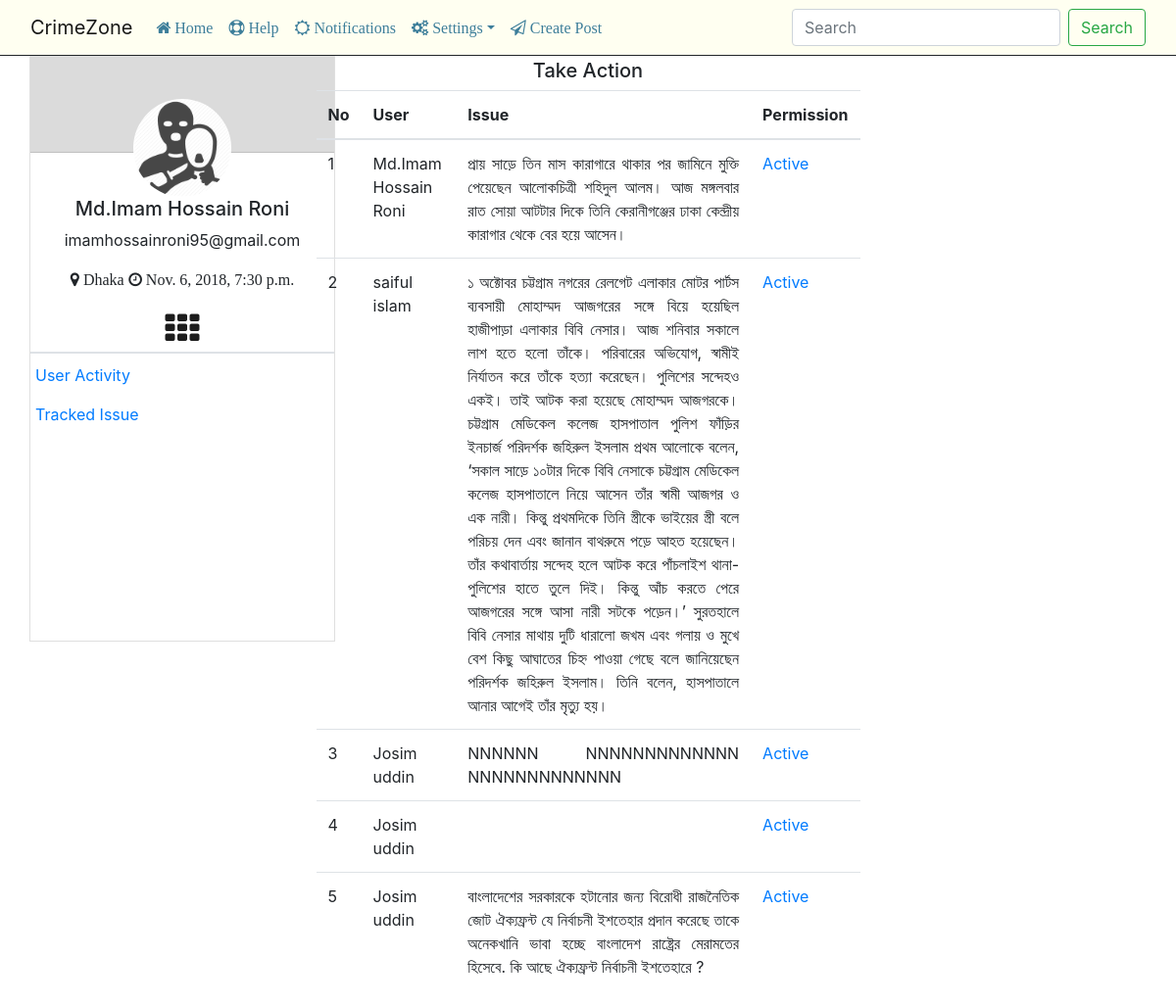
The page /action-posts/ (signed in) on the database its author committed.
### crimezone_app/models.py (models this page shows, shortened)
class UserProfile(models.Model):
    user = models.OneToOneField(User, on_delete=models.CASCADE)
    role = models.IntegerField(choices=ROLE_CHOICES, null=True, default=1)
    followers = models.ManyToManyField('UserProfile',
                                       related_name='followers_profile',
                                       blank=True)
    following = models.ManyToManyField('UserProfile',
                                       related_query_name='following_profile',
                                       blank=True)
    profile_pic = models.ImageField(upload_to='profile_image', null=True, blank=True)
    joining_time = models.DateTimeField(auto_now_add=True, auto_now=False)
    @property
    def name(self):
        try:
            return "{0} {1}".format(self.user.first_name, self.user.last_name)
        except Exception:
            return self.user.username

class CrimePost(models.Model):
    user_profile = models.ForeignKey(UserProfile,
                                     on_delete=models.PROTECT, null=True, blank=True)
    title = models.TextField( null=True,blank=True)
    images = models.ImageField(upload_to='post_images', null=True, blank=True)
    posted_on = models.DateTimeField(auto_now_add=True, auto_now=False)

### crimezone_app/views.py (the view)
# urls.py: path('action-posts/', views.action_post_view, name="post-view"),
def action_post_view(request):
    data = request.user.userprofile
    comment = Comment.objects
    context = {
        "data": data,
        'posts': CrimePost.objects.annotate(
            comment_count=Count('comment'), like_count=Count('like')
        ).filter(Q(comment_count__gt=1) | Q(like_count__gt=1)),
        'common_users': UserProfile.objects.filter(role=1)
    }
    return render(request, 'action.html', context)

### templates/action.html (shortened to what this page needs)
{% extends 'base.html' %}
{% load static %}
{% block profile %}
    <div class="col-md-3 left_sidebar">
        <div class="total-pp" id="user-profile">
            <div class="user-profile-background">
                <div class="user-profile-pp">
                    {% if data.user.profile_pic %}
                        <a href="/post"> <img src="{{ data.profile_pic.url }}"></a>
                    {% else %}
                        <img src="{% static  'image/fav.png' %}">
                    {% endif %}
                </div>
                <div class="user-pp" id="user-profile">
                    <h5 class="name">{{ data.name }} </h5>
                    <p class="email">{{ data.user.username }}</p>
                    <p class="fa fa-map-marker loc"> Dhaka</p>
                    <p class="fa fa-clock-o datetime"> {{ data.joining_time }}</p>
                </div>
                <div class="option">
                    <p><a class="fa fa-th menu userdetails" href="#" data-toggle="modal" data-target="#userdetails"
                          data-backdrop="static" data-keyboard="false"></a></p>
                </div>
                <div class="border"></div>
                <div class="other">
                        <p><a href="/report/">User Activity</a></p>
                        <p><a href="/action-posts/">Tracked Issue</a></p>
                </div>
            </div>
        </div>
    </div>
{% endblock %}
{% block content %}
<div class="col-md-6 main_content">
  <div class="userprofile">
    <h5 class="userprofiletitle">Take Action</h5>
    <div class="userinfotable">
     <table class="table">
      <thead>
        <tr>
        <th scope="col">No</th>
          <th scope="col">User</th>
            <th scope="col">Issue</th>
          <th scope="col">Permission</th>
        </tr>
      </thead>
      <tbody>
            {% for post  in posts %}
        <tr>
           <td> <script> document.write(x);</script></td>
          <td> {{ post.user_profile.name }}</td>
          <td>{{   post.title}}</td>
          <td>  <a href="#"
            data-user="{{ post.user_profile.pk }}" class=" deactive-btn">
             {% if post.user_profile.is_active %}
                 Deactive
             {% else %}
             Active
             {% endif %}
         </a></td>
        </tr>
        {% endfor %}
      </tbody>
    </table>
  </div>
</div>
</div>
{% endblock %}

### crimezone_app/static/css/style.css (style rules this page uses)
* { margin: 0; padding: 0; outline: 0; }
a { text-decoration: none; }
.col-md-3.right_sidebar, .col-md-6.main_content, .col-md-3.left_sidebar { float: left; }
.main_content { text-align: justify; }
.total-pp { background-color: white; height: 600px; width: 100%; border: 1px solid rgba(0, 0, 0, .125); position: fixed; width: 312px; }
.user-profile-background { background-color: #DBDBDB; height: 100px; width: 100%; border-bottom: 1px solid rgba(0, 0, 0, .125); }
.user-profile-pp img { background-color: white; height: 100px; width: 100px; margin-left: 34%; margin-top: 45px; border-radius: 50%; }
.user-pp { text-align: center; }
.option { height: 50px; }
.option p { text-align: center; font-size: 35px; }
.option a { color: #1C1C1C; text-decoration: none; }
.other { margin-top: 10px; margin-left: 5px; }
.userprofile { margin-top: 5px; }
.userprofiletitle { text-align: center; }

### rows shown on the page
UserProfile: name "Md.Imam Hossain Roni", user.username "imamhossainroni95@gmail.com", joining_time "Nov. 6, 2018, 7:30 p.m."
CrimePost: user_profile.name "Md.Imam Hossain Roni", title "প্রায় সাড়ে তিন মাস কারাগারে থাকার পর জামিনে মুক্তি পেয়েছেন আলোকচিত্রী শহিদুল আলম। আজ মঙ্গলবার রাত সোয়া আটটার দিকে তিনি কেরানীগঞ্জের ঢাকা কেন্দ্রীয় কারাগার থেকে বের হয়ে আসেন।", shows "Active"
CrimePost: user_profile.name "saiful islam", title "১ অক্টোবর চট্টগ্রাম নগরের রেলগেট এলাকার মোটর পার্টস ব্যবসায়ী মোহাম্মদ আজগরের সঙ্গে বিয়ে হয়েছিল হাজীপাড়া এলাকার বিবি নেসার। আজ শনিবার সকালে লাশ হতে হলো তাঁকে। পরিবারের অভিযোগ, স্বামীই নির্যাতন করে তাঁকে হত্যা করেছেন। পুলিশের সন্দেহও একই। তাই আটক করা হয়েছে মোহাম্মদ আজগরকে। চট্টগ্রাম মেডিকেল কলেজ হাসপাতাল পুলিশ ফাঁড়ির ইনচার্জ পরিদর্শক জহিরুল ইসলাম প্রথম আলোকে বলেন, ‘সকাল সাড়ে ১০টার দিকে বিবি নেসাকে চট্টগ্রাম মেডিকেল কলেজ হাসপাতালে নিয়ে আসেন তাঁর স্বামী আজগর ও এক নারী। কিন্তু প্রথমদিকে তিনি স্ত্রীকে ভাইয়ের স্ত্রী বলে পরিচয় দেন এবং জানান বাথরুমে পড়ে আহত হয়েছেন। তাঁর কথাবার্তায় সন্দেহ হলে আটক করে পাঁচলাইশ থানা-পুলিশের হাতে তুলে দিই। কিন্তু আঁচ করতে পেরে আজগরের সঙ্গে আসা নারী সটকে পড়েন।’ সুরতহালে…", shows "Active"
CrimePost: user_profile.name "Josim uddin", title "NNNNNN NNNNNNNNNNNNN NNNNNNNNNNNNN", shows "Active"
CrimePost: user_profile.name "Josim uddin", shows "Active"
CrimePost: user_profile.name "Josim uddin", title "বাংলাদেশের সরকারকে হটানোর জন্য বিরোধী রাজনৈতিক জোট ঐক্যফ্রন্ট যে নির্বাচনী ইশতেহার প্রদান করেছে তাকে অনেকখানি ভাবা হচ্ছে বাংলাদেশ রাষ্ট্রের মেরামতের হিসেবে. কি আছে ঐক্যফ্রন্ট নির্বাচনী ইশতেহারে ?", shows "Active"
